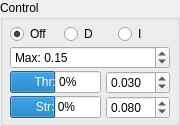
       <widget class="QGroupBox" name="groupBox_3">
        <property name="maximumSize">
         <size>
          <width>180</width>
          <height>16777215</height>
         </size>
        </property>
        <property name="title">
         <string>Control</string>
        </property>
        <layout class="QGridLayout" name="gridLayout_3">
         <property name="leftMargin">
          <number>4</number>
         </property>
         <property name="topMargin">
          <number>4</number>
         </property>
         <property name="rightMargin">
          <number>4</number>
         </property>
         <property name="bottomMargin">
          <number>4</number>
         </property>
         <property name="spacing">
          <number>2</number>
         </property>
         <item row="2" column="0">
          <widget class="QProgressBar" name="throttleBar">
           <property name="sizePolicy">
            <sizepolicy hsizetype="Fixed" vsizetype="Fixed">
             <horstretch>0</horstretch>
             <verstretch>0</verstretch>
            </sizepolicy>
           </property>
           <property name="minimum">
            <number>-100</number>
           </property>
           <property name="value">
            <number>0</number>
           </property>
           <property name="format">
            <string>Thr: %v%</string>
           </property>
          </widget>
         </item>
         <item row="3" column="0">
          <widget class="QProgressBar" name="steeringBar">
           <property name="sizePolicy">
            <sizepolicy hsizetype="Fixed" vsizetype="Fixed">
             <horstretch>0</horstretch>
             <verstretch>0</verstretch>
            </sizepolicy>
           </property>
           <property name="minimum">
            <number>-100</number>
           </property>
           <property name="value">
            <number>0</number>
           </property>
           <property name="format">
            <string>Str: %v%</string>
           </property>
          </widget>
         </item>
         <item row="0" column="0" colspan="2">
          <layout class="QHBoxLayout" name="horizontalLayout_6">
           <item>
            <widget class="QRadioButton" name="throttleOffButton">
             <property name="text">
              <string>Off</string>
             </property>
             <property name="checked">
              <bool>true</bool>
             </property>
            </widget>
           </item>
           <item>
            <widget class="QRadioButton" name="throttleDutyButton">
             <property name="text">
              <string>D</string>
             </property>
             <property name="checked">
              <bool>false</bool>
             </property>
            </widget>
           </item>
           <item>
            <widget class="QRadioButton" name="throttleCurrentButton">
             <property name="text">
              <string>I</string>
             </property>
            </widget>
           </item>
          </layout>
         </item>
         <item row="1" column="0" colspan="2">
          <widget class="QDoubleSpinBox" name="throttleMaxBox">
           <property name="prefix">
            <string>Max: </string>
           </property>
           <property name="maximum">
            <double>1.000000000000000</double>
           </property>
           <property name="singleStep">
            <double>0.010000000000000</double>
           </property>
           <property name="value">
            <double>0.150000000000000</double>
           </property>
          </widget>
         </item>
         <item row="2" column="1">
          <widget class="QDoubleSpinBox" name="throttleGainBox">
           <property name="sizePolicy">
            <sizepolicy hsizetype="Fixed" vsizetype="Fixed">
             <horstretch>0</horstretch>
             <verstretch>0</verstretch>
            </sizepolicy>
           </property>
           <property name="toolTip">
            <string>Keyboard gain</string>
           </property>
           <property name="prefix">
            <string/>
           </property>
           <property name="decimals">
            <number>3</number>
           </property>
           <property name="singleStep">
            <double>0.005000000000000</double>
           </property>
           <property name="value">
            <double>0.030000000000000</double>
           </property>
          </widget>
         </item>
         <item row="3" column="1">
          <widget class="QDoubleSpinBox" name="steeringGainBox">
           <property name="toolTip">
            <string>Keyboard gain</string>
           </property>
           <property name="prefix">
            <string/>
           </property>
           <property name="decimals">
            <number>3</number>
           </property>
           <property name="singleStep">
            <double>0.005000000000000</double>
           </property>
           <property name="value">
            <double>0.080000000000000</double>
           </property>
          </widget>
         </item>
        </layout>
       </widget>
